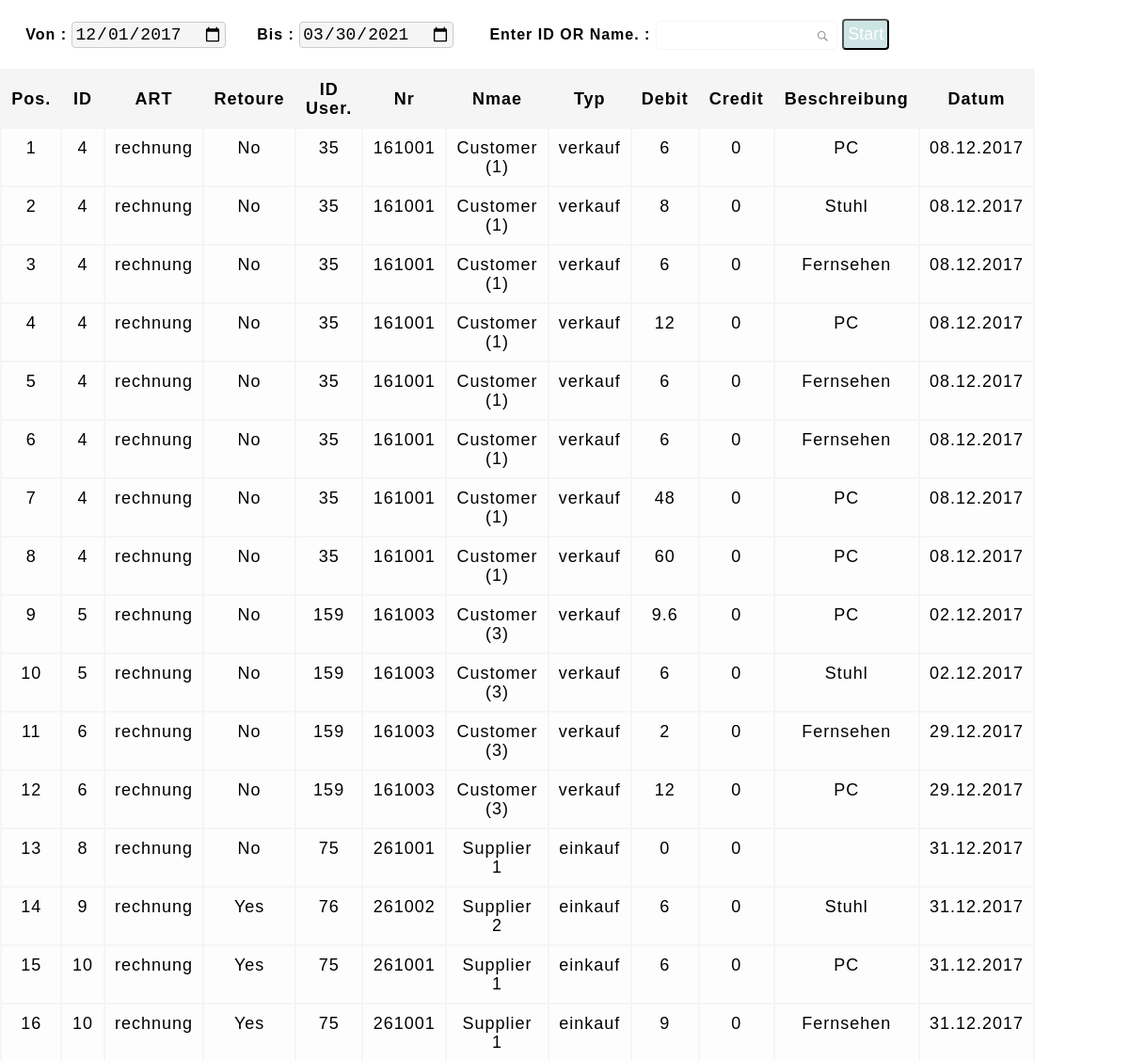
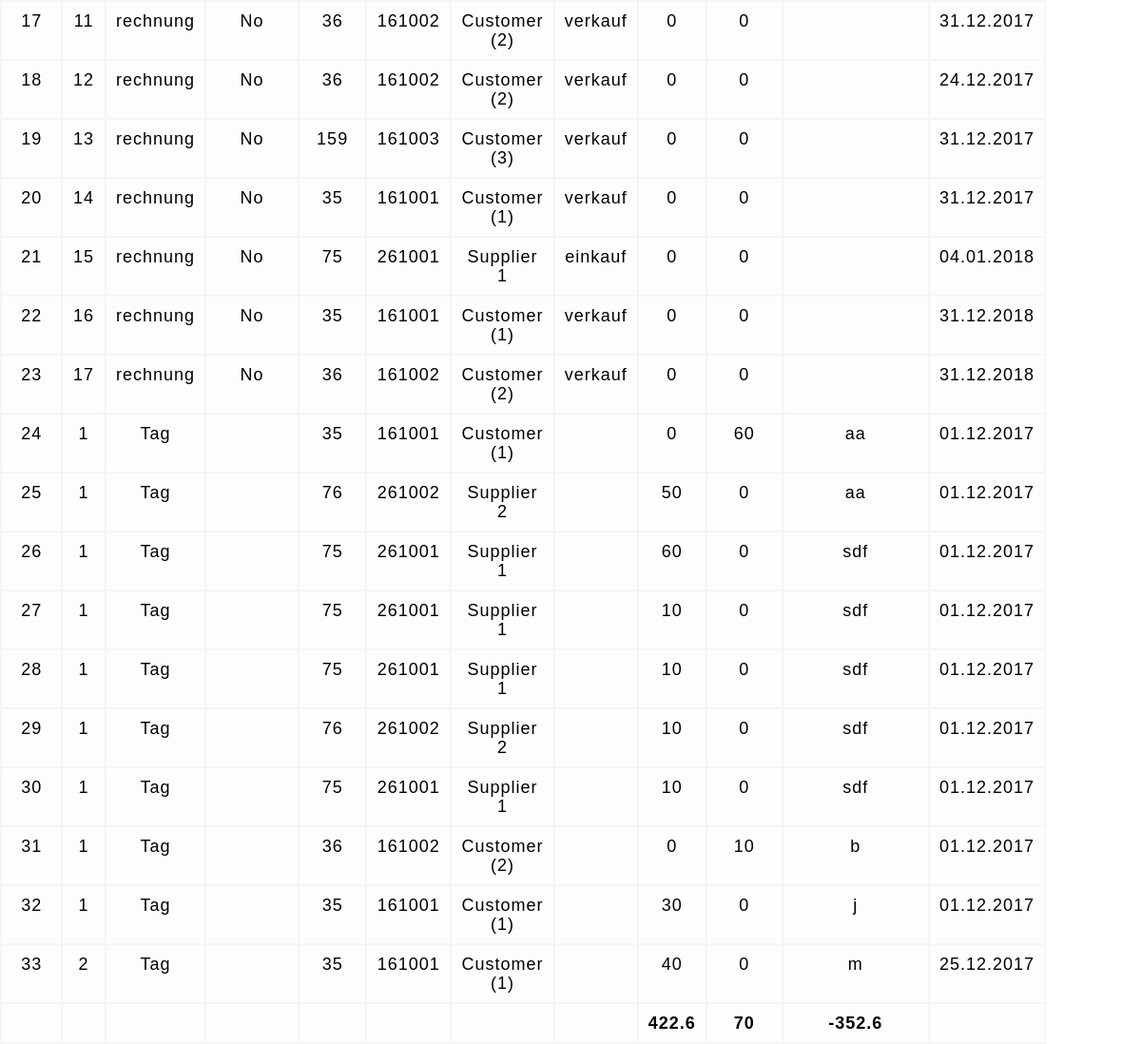
Screenshot of /report_alluser.php (signed in) with the database file from the repository (2 pictures, top to bottom).
### tables this page shows
CREATE TABLE `daily` (
  `id_daily` int(11) NOT NULL,
  `id_seller` int(11) NOT NULL DEFAULT '0',
  `id` int(11) NOT NULL,
  `id_user` int(11) NOT NULL,
  `number_user` int(11) NOT NULL,
  `benutzertyp` varchar(30) DEFAULT NULL,
  `name_user` varchar(30) NOT NULL,
  `debit` double NOT NULL DEFAULT '0',
  `credit` double NOT NULL DEFAULT '0',
  `statement` varchar(60) NOT NULL,
  `date_daily` date NOT NULL,
  `art` varchar(30) NOT NULL,
  `retoure` varchar(30) NOT NULL,
  `sales` varchar(30) NOT NULL
);

### report_alluser.php (the view, shortened to what this page needs)
<?php
if(isset($_COOKIE['user'] )&& $_COOKIE['user'] != ''){
require_once("db.php");
	$search_keyword = '';
    $search2 = "2017-12-01";
    $t=time();
    $search3 = date("Y-m-d",$t);
?>
<!DOCTYPE html>
<html>
  <head>
      	<link href="style.css" rel="stylesheet">
</head>
<body>
    <div id="wrap2">
<form name='frmSearch' action='' method='post'>
<div style='text-align:left;margin:20px 0px;'><b>&nbsp;&nbsp;&nbsp;&nbsp; Von : </b><input type='date' name='search2' value="<?php echo $search2; ?>" id="keyword2" maxlength='25'>
<b>&nbsp;&nbsp;&nbsp;&nbsp; Bis : </b><input type='date' name='search3' value="<?php echo $search3; ?>" id="keyword3" maxlength='25'>
<b>&nbsp;&nbsp;&nbsp;&nbsp;&nbsp;&nbsp;Enter ID OR Name. : </b><input type='text' name='search[keyword]' autofocus value="<?php echo $search_keyword; ?>" id='keyword' maxlength='25'>
<input name="new_date" type="submit" value="Start" class="btn">
</div>
<?php
    $sql = "SELECT daily.id, daily.number_user, daily.id_user, daily.sales, daily.name_user, daily.debit, daily.credit, daily.statement, daily.date_daily, daily.art, daily.retoure
FROM daily
WHERE ((id_user LIKE '%$search_keyword%'or name_user LIKE '%$search_keyword%' or daily.retoure LIKE '%$search_keyword%') AND (daily.date_daily Between '$search2%' AND '$search3%' ))
ORDER BY daily.art, daily.id, daily.date_daily";
    $result = mysqli_query($con, $sql);
    $sql2= "SELECT Sum(debit) as 'total2' FROM daily
    WHERE ((id_user LIKE '%$search_keyword%'or name_user LIKE '%$search_keyword%' or daily.retoure LIKE '%$search_keyword%') AND (daily.date_daily Between '$search2%' AND '$search3%' ))";
    $result2 = mysqli_query($con, $sql2);
    $sql3= "SELECT Sum(credit) as 'total3' FROM daily
    WHERE ((id_user LIKE '%$search_keyword%'or name_user LIKE '%$search_keyword%' or daily.retoure LIKE '%$search_keyword%') AND (daily.date_daily Between '$search2%' AND '$search3%' ))";
    $result3 = mysqli_query($con, $sql3);
?>
<?php
      if ( ($result) && ($result2) && ($result3)) {
       $data2 = mysqli_fetch_assoc($result2);
       $data3 = mysqli_fetch_assoc($result3);
?>
<table class="tbl-qa">
  <thead>
	<tr >
	  <th class="table-header" width="10%">Pos.</th>
	  <th class="table-header" width="15%">ID</th>
	  <th class="table-header" width="15%">ART</th>
      <th class="table-header" width="15%">Retoure</th>
      <th class="table-header" width="10%">ID User.</th>
	  <th class="table-header" width="15%">Nr</th>
	  <th class="table-header" width="15%">Nmae</th>
      <th class="table-header" width="15%">Typ</th>
	  <th class="table-header" width="15%">Debit</th>
	  <th class="table-header" width="15%">Credit</th>
      <th class="table-header" width="40%">Beschreibung</th>
      <th class="table-header" width="15%">Datum</th>
	</tr>
  </thead>
  <tbody id="table-body">
	<?php
        $i=0;
        while ($row = mysqli_fetch_assoc($result)) {
            $i=$i+1;
	?>
	  <tr class="table-row">
        <td><?php echo $i; ?></td>
		<td><?php echo $row["id"]; ?></td>
		<td><?php echo $row["art"]; ?></td>
        <td><?php echo $row["retoure"]; ?></td>
		<td><?php echo $row["id_user"]; ?></td>
		<td><?php echo $row["number_user"]; ?></td>
        <td><?php echo $row["name_user"]; ?></td>
        <td><?php echo $row["sales"]; ?></td>
		<td><?php echo round($row["debit"],2); ?></td>
		<td><?php echo round($row["credit"],2); ?></td>
        <td><?php echo $row["statement"]; ?></td>
        <td><?php echo date_format(date_create($row["date_daily"]),"d.m.Y"); ?></td>
	  </tr>
    <?php
      }
       ?>
      <tr class="table-row">
      <td></td>
      <td></td>
      <td></td>
      <td></td>
      <td></td>
      <td></td>
      <td></td>
      <td></td>
      <td ><b><?php echo round($data2["total2"],2); ?></b></td>
      <td ><b><?php echo round($data3["total3"],2); ?></b></td>
      <td ><b><?php echo round((($data3["total3"])-($data2["total2"])),2); ?></b></td>
      <td></td>
      </tr>
    </tbody>
</table>
    </form>
<?php
	}
?>
    </div>
    <?php
            }  else {
    header("Location: login.php");
}
            ?>
    </body>
</html>

### style.css (style rules this page uses)
* { margin: 0; padding: 0; }
body { font-family:arial; letter-spacing:1px; line-height:20px; }
.tbl-qa { width: 100%; margin-top: 0px; font-size:18px; background-color: #f5f5f5; }
.tbl-qa th.table-header { padding: 5px;text-align: left;padding:10px; text-align: center; }
.tbl-qa .table-row td { padding:10px;background-color: #FDFDFD;vertical-align:top;text-align: center;font-size: 18px; }
#keyword { border: #f5f5f5 1px solid; border-radius: 4px; color: #061738; padding: 7px;background:url("demo-search-icon.png") no-repeat center right 7px; }

### report_alluser.php (style rules this page uses)
.btn { color:#FFF;border-radius: 4px;background-color:#cde4e5; padding:4px;font-size: 18px; }
#keyword2 { border: #CCC 1px solid; border-radius: 4px; padding: 2px;font-size: 18px;background-color:#f5f5f5; }
#keyword3 { border: #CCC 1px solid; border-radius: 4px; padding: 2px;font-size: 18px;background-color:#f5f5f5; }
#wrap2 { width: 1100px; }

### rows the page displays
daily: id "4", art "rechnung", retoure "No", id_user "35", number_user "161001", name_user "Customer (1)", sales "verkauf", debit "6", credit "0", statement "PC", date_daily "08.12.2017"
daily: id "4", art "rechnung", retoure "No", id_user "35", number_user "161001", name_user "Customer (1)", sales "verkauf", debit "8", credit "0", statement "Stuhl", date_daily "08.12.2017"
daily: id "4", art "rechnung", retoure "No", id_user "35", number_user "161001", name_user "Customer (1)", sales "verkauf", debit "6", credit "0", statement "Fernsehen", date_daily "08.12.2017"
daily: id "4", art "rechnung", retoure "No", id_user "35", number_user "161001", name_user "Customer (1)", sales "verkauf", debit "12", credit "0", statement "PC", date_daily "08.12.2017"
daily: id "4", art "rechnung", retoure "No", id_user "35", number_user "161001", name_user "Customer (1)", sales "verkauf", debit "6", credit "0", statement "Fernsehen", date_daily "08.12.2017"
daily: id "4", art "rechnung", retoure "No", id_user "35", number_user "161001", name_user "Customer (1)", sales "verkauf", debit "6", credit "0", statement "Fernsehen", date_daily "08.12.2017"
daily: id "4", art "rechnung", retoure "No", id_user "35", number_user "161001", name_user "Customer (1)", sales "verkauf", debit "48", credit "0", statement "PC", date_daily "08.12.2017"
daily: id "4", art "rechnung", retoure "No", id_user "35", number_user "161001", name_user "Customer (1)", sales "verkauf", debit "60", credit "0", statement "PC", date_daily "08.12.2017"
daily: id "5", art "rechnung", retoure "No", id_user "159", number_user "161003", name_user "Customer (3)", sales "verkauf", debit "9.6", credit "0", statement "PC", date_daily "02.12.2017"
daily: id "5", art "rechnung", retoure "No", id_user "159", number_user "161003", name_user "Customer (3)", sales "verkauf", debit "6", credit "0", statement "Stuhl", date_daily "02.12.2017"
daily: id "6", art "rechnung", retoure "No", id_user "159", number_user "161003", name_user "Customer (3)", sales "verkauf", debit "2", credit "0", statement "Fernsehen", date_daily "29.12.2017"
daily: id "6", art "rechnung", retoure "No", id_user "159", number_user "161003", name_user "Customer (3)", sales "verkauf", debit "12", credit "0", statement "PC", date_daily "29.12.2017"
daily: id "8", art "rechnung", retoure "No", id_user "75", number_user "261001", name_user "Supplier 1", sales "einkauf", debit "0", credit "0", date_daily "31.12.2017"
daily: id "9", art "rechnung", retoure "Yes", id_user "76", number_user "261002", name_user "Supplier 2", sales "einkauf", debit "6", credit "0", statement "Stuhl", date_daily "31.12.2017"
daily: id "10", art "rechnung", retoure "Yes", id_user "75", number_user "261001", name_user "Supplier 1", sales "einkauf", debit "6", credit "0", statement "PC", date_daily "31.12.2017"
daily: id "10", art "rechnung", retoure "Yes", id_user "75", number_user "261001", name_user "Supplier 1", sales "einkauf", debit "9", credit "0", statement "Fernsehen", date_daily "31.12.2017"
daily: id "11", art "rechnung", retoure "No", id_user "36", number_user "161002", name_user "Customer (2)", sales "verkauf", debit "0", credit "0", date_daily "31.12.2017"
daily: id "12", art "rechnung", retoure "No", id_user "36", number_user "161002", name_user "Customer (2)", sales "verkauf", debit "0", credit "0", date_daily "24.12.2017"
daily: id "13", art "rechnung", retoure "No", id_user "159", number_user "161003", name_user "Customer (3)", sales "verkauf", debit "0", credit "0", date_daily "31.12.2017"
daily: id "14", art "rechnung", retoure "No", id_user "35", number_user "161001", name_user "Customer (1)", sales "verkauf", debit "0", credit "0", date_daily "31.12.2017"
daily: id "15", art "rechnung", retoure "No", id_user "75", number_user "261001", name_user "Supplier 1", sales "einkauf", debit "0", credit "0", date_daily "04.01.2018"
daily: id "16", art "rechnung", retoure "No", id_user "35", number_user "161001", name_user "Customer (1)", sales "verkauf", debit "0", credit "0", date_daily "31.12.2018"
daily: id "17", art "rechnung", retoure "No", id_user "36", number_user "161002", name_user "Customer (2)", sales "verkauf", debit "0", credit "0", date_daily "31.12.2018"
daily: id "1", art "Tag", id_user "35", number_user "161001", name_user "Customer (1)", debit "0", credit "60", statement "aa", date_daily "01.12.2017"
daily: id "1", art "Tag", id_user "76", number_user "261002", name_user "Supplier 2", debit "50", credit "0", statement "aa", date_daily "01.12.2017"
daily: id "1", art "Tag", id_user "75", number_user "261001", name_user "Supplier 1", debit "60", credit "0", statement "sdf", date_daily "01.12.2017"
daily: id "1", art "Tag", id_user "75", number_user "261001", name_user "Supplier 1", debit "10", credit "0", statement "sdf", date_daily "01.12.2017"
daily: id "1", art "Tag", id_user "75", number_user "261001", name_user "Supplier 1", debit "10", credit "0", statement "sdf", date_daily "01.12.2017"
daily: id "1", art "Tag", id_user "76", number_user "261002", name_user "Supplier 2", debit "10", credit "0", statement "sdf", date_daily "01.12.2017"
daily: id "1", art "Tag", id_user "75", number_user "261001", name_user "Supplier 1", debit "10", credit "0", statement "sdf", date_daily "01.12.2017"
daily: id "1", art "Tag", id_user "36", number_user "161002", name_user "Customer (2)", debit "0", credit "10", statement "b", date_daily "01.12.2017"
daily: id "1", art "Tag", id_user "35", number_user "161001", name_user "Customer (1)", debit "30", credit "0", statement "j", date_daily "01.12.2017"
daily: id "2", art "Tag", id_user "35", number_user "161001", name_user "Customer (1)", debit "40", credit "0", statement "m", date_daily "25.12.2017"

### other values shown
$data2["total2"] "422.6"
$data3["total3"] "70"
